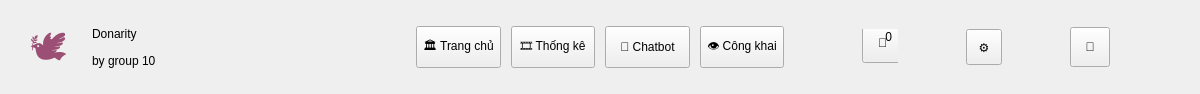
     <widget class="QFrame" name="topBar">
      <property name="geometry">
       <rect>
        <x>0</x>
        <y>0</y>
        <width>1200</width>
        <height>90</height>
       </rect>
      </property>
      <property name="styleSheet">
       <string notr="true">QFrame#topBar {
    background: #FFF3F9;
    font-family: &quot;Segoe UI&quot;;
    border: none;
}

QFrame#navFrame {
    background: #F5DCE6;
    border: none;
    border-radius: 18px;
}

QLabel#logoImage {
    background: transparent;
    border: none;
}

QLabel#brandTitle {
    color: #9C4F74;
    font-size: 18pt;
    font-weight: 800;
    background: transparent;
}

QLabel#brandSubtitle {
    color: #9D8A93;
    font-size: 8pt;
    font-weight: 500;
    background: transparent;
}

QPushButton#btnHome,
QPushButton#btnCreate,
QPushButton#btnFollow,
QPushButton#btnPublic {
    background: transparent;
    border: none;
    border-radius: 18px;
    padding: 10px 18px;
    color: #2C2328;
    font-size: 11pt;
    font-weight: 600;
    text-align: center;
}

QPushButton#btnHome:hover,
QPushButton#btnCreate:hover,
QPushButton#btnFollow:hover,
QPushButton#btnPublic:hover {
    background: #EEC9D8;
}

QPushButton#btnHome:pressed,
QPushButton#btnCreate:pressed,
QPushButton#btnFollow:pressed,
QPushButton#btnPublic:pressed {
    background: #E2B5C7;
}

QPushButton#btnHome {
    background: #C98AA5;
    color: white;
    font-weight: 700;
}

QToolButton#btnNotify,
QToolButton#btnSetting,
QToolButton#btnProfile {
    background: transparent;
    border: none;
    border-radius: 18px;
    color: #2C2328;
    font-size: 16pt;
    padding: 6px;
}

QToolButton#btnNotify:hover,
QToolButton#btnSetting:hover,
QToolButton#btnProfile:hover {
    background: #EEC9D8;
}

QLabel#notifyBadge {
    background: #E74C3C;
    color: white;
    border-radius: 8px;
    font-size: 8pt;
    font-weight: 700;
    padding: 0px;
}</string>
      </property>
      <layout class="QVBoxLayout" name="topBarLayout">
       <property name="leftMargin">
        <number>12</number>
       </property>
       <property name="topMargin">
        <number>10</number>
       </property>
       <property name="rightMargin">
        <number>12</number>
       </property>
       <property name="bottomMargin">
        <number>10</number>
       </property>
       <item>
        <widget class="QFrame" name="navFrame">
         <property name="frameShape">
          <enum>QFrame::NoFrame</enum>
         </property>
         <layout class="QHBoxLayout" name="horizontalLayout">
          <property name="spacing">
           <number>18</number>
          </property>
          <property name="leftMargin">
           <number>18</number>
          </property>
          <property name="topMargin">
           <number>10</number>
          </property>
          <property name="rightMargin">
           <number>18</number>
          </property>
          <property name="bottomMargin">
           <number>10</number>
          </property>
          <item>
           <layout class="QHBoxLayout" name="logoLayout">
            <property name="spacing">
             <number>8</number>
            </property>
            <item>
             <widget class="QLabel" name="logoImage">
              <property name="minimumSize">
               <size>
                <width>54</width>
                <height>54</height>
               </size>
              </property>
              <property name="maximumSize">
               <size>
                <width>54</width>
                <height>54</height>
               </size>
              </property>
              <property name="text">
               <string>&lt;html&gt;&lt;head/&gt;&lt;body&gt;&lt;p&gt;&lt;span style=&quot; font-size:28pt; color:#9c4f74;&quot;&gt;🕊&lt;/span&gt;&lt;/p&gt;&lt;/body&gt;&lt;/html&gt;</string>
              </property>
              <property name="scaledContents">
               <bool>false</bool>
              </property>
             </widget>
            </item>
            <item>
             <layout class="QVBoxLayout" name="brandLayout">
              <property name="spacing">
               <number>0</number>
              </property>
              <item>
               <widget class="QLabel" name="brandTitle">
                <property name="text">
                 <string>Donarity</string>
                </property>
               </widget>
              </item>
              <item>
               <widget class="QLabel" name="brandSubtitle">
                <property name="text">
                 <string>by group 10</string>
                </property>
               </widget>
              </item>
             </layout>
            </item>
           </layout>
          </item>
          <item>
           <layout class="QHBoxLayout" name="menuLayout">
            <property name="spacing">
             <number>10</number>
            </property>
            <item>
             <widget class="QPushButton" name="btnHome">
              <property name="minimumSize">
               <size>
                <width>0</width>
                <height>42</height>
               </size>
              </property>
              <property name="cursor">
               <cursorShape>PointingHandCursor</cursorShape>
              </property>
              <property name="text">
               <string>🏛 Trang chủ</string>
              </property>
             </widget>
            </item>
            <item>
             <widget class="QPushButton" name="btnCreate">
              <property name="minimumSize">
               <size>
                <width>0</width>
                <height>42</height>
               </size>
              </property>
              <property name="cursor">
               <cursorShape>PointingHandCursor</cursorShape>
              </property>
              <property name="text">
               <string>🎞 Thống kê</string>
              </property>
             </widget>
            </item>
            <item>
             <widget class="QPushButton" name="btnFollow">
              <property name="minimumSize">
               <size>
                <width>0</width>
                <height>42</height>
               </size>
              </property>
              <property name="cursor">
               <cursorShape>PointingHandCursor</cursorShape>
              </property>
              <property name="text">
               <string>📠 Chatbot</string>
              </property>
             </widget>
            </item>
            <item>
             <widget class="QPushButton" name="btnPublic">
              <property name="minimumSize">
               <size>
                <width>0</width>
                <height>42</height>
               </size>
              </property>
              <property name="cursor">
               <cursorShape>PointingHandCursor</cursorShape>
              </property>
              <property name="text">
               <string>👁 Công khai</string>
              </property>
             </widget>
            </item>
           </layout>
          </item>
          <item>
           <widget class="QWidget" name="rightActionsWidget" native="true">
            <property name="minimumSize">
             <size>
              <width>150</width>
              <height>50</height>
             </size>
            </property>
            <layout class="QHBoxLayout" name="rightActionsLayout">
             <property name="spacing">
              <number>8</number>
             </property>
             <property name="leftMargin">
              <number>0</number>
             </property>
             <property name="topMargin">
              <number>0</number>
             </property>
             <property name="rightMargin">
              <number>0</number>
             </property>
             <property name="bottomMargin">
              <number>0</number>
             </property>
             <item>
              <widget class="QWidget" name="notifyWrapper" native="true">
               <property name="minimumSize">
                <size>
                 <width>36</width>
                 <height>36</height>
                </size>
               </property>
               <property name="maximumSize">
                <size>
                 <width>36</width>
                 <height>36</height>
                </size>
               </property>
               <widget class="QToolButton" name="btnNotify">
                <property name="geometry">
                 <rect>
                  <x>0</x>
                  <y>-7</y>
                  <width>41</width>
                  <height>41</height>
                 </rect>
                </property>
                <property name="cursor">
                 <cursorShape>PointingHandCursor</cursorShape>
                </property>
                <property name="text">
                 <string>🔔</string>
                </property>
               </widget>
               <widget class="QLabel" name="notifyBadge">
                <property name="geometry">
                 <rect>
                  <x>20</x>
                  <y>0</y>
                  <width>16</width>
                  <height>16</height>
                 </rect>
                </property>
                <property name="text">
                 <string> 0</string>
                </property>
               </widget>
              </widget>
             </item>
             <item>
              <widget class="QToolButton" name="btnSetting">
               <property name="minimumSize">
                <size>
                 <width>36</width>
                 <height>36</height>
                </size>
               </property>
               <property name="maximumSize">
                <size>
                 <width>36</width>
                 <height>36</height>
                </size>
               </property>
               <property name="cursor">
                <cursorShape>PointingHandCursor</cursorShape>
               </property>
               <property name="text">
                <string>⚙</string>
               </property>
              </widget>
             </item>
             <item>
              <widget class="QToolButton" name="btnProfile">
               <property name="minimumSize">
                <size>
                 <width>40</width>
                 <height>40</height>
                </size>
               </property>
               <property name="maximumSize">
                <size>
                 <width>40</width>
                 <height>40</height>
                </size>
               </property>
               <property name="cursor">
                <cursorShape>PointingHandCursor</cursorShape>
               </property>
               <property name="text">
                <string>👤</string>
               </property>
              </widget>
             </item>
            </layout>
           </widget>
          </item>
         </layout>
        </widget>
       </item>
      </layout>
     </widget>
